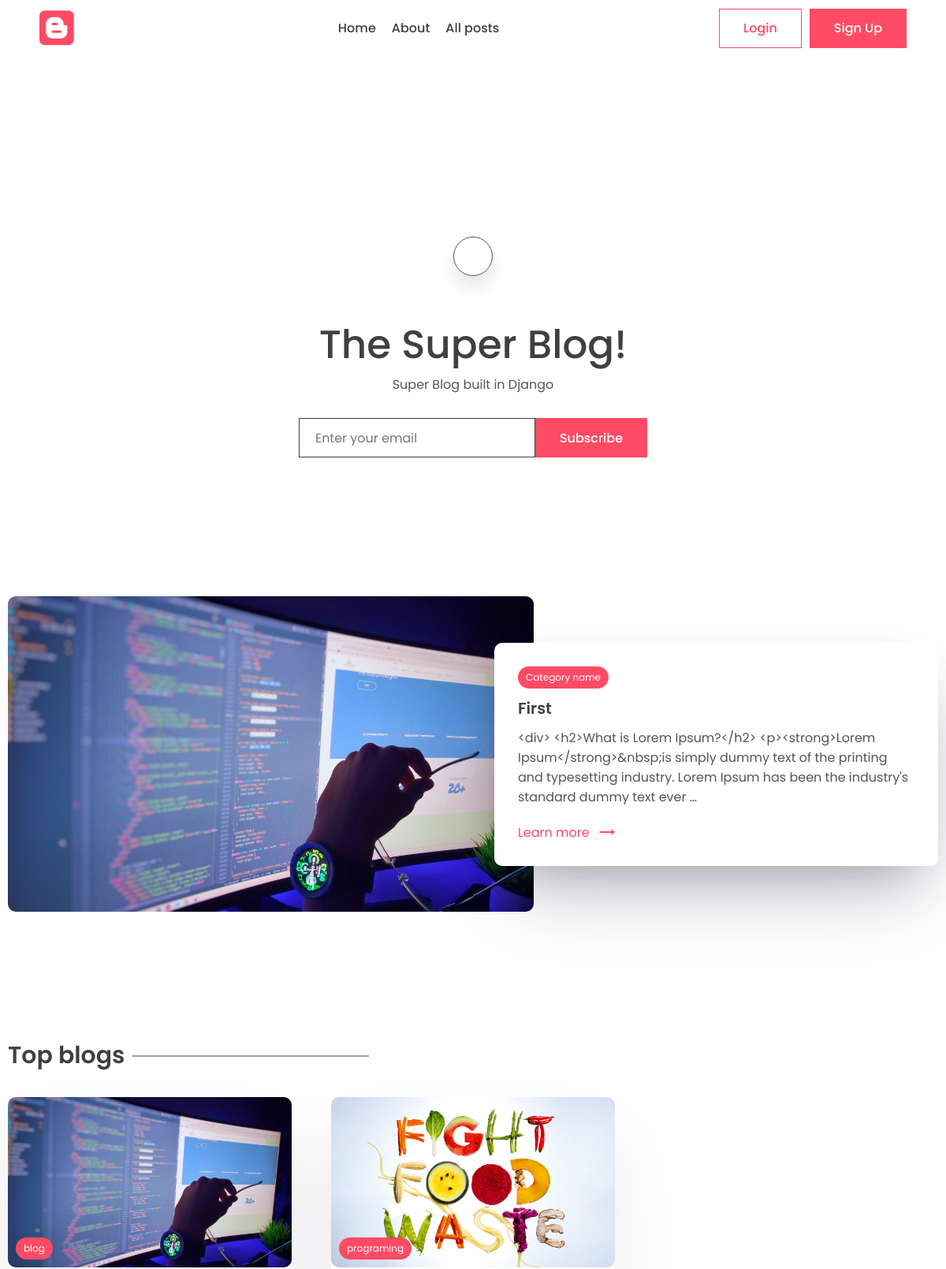
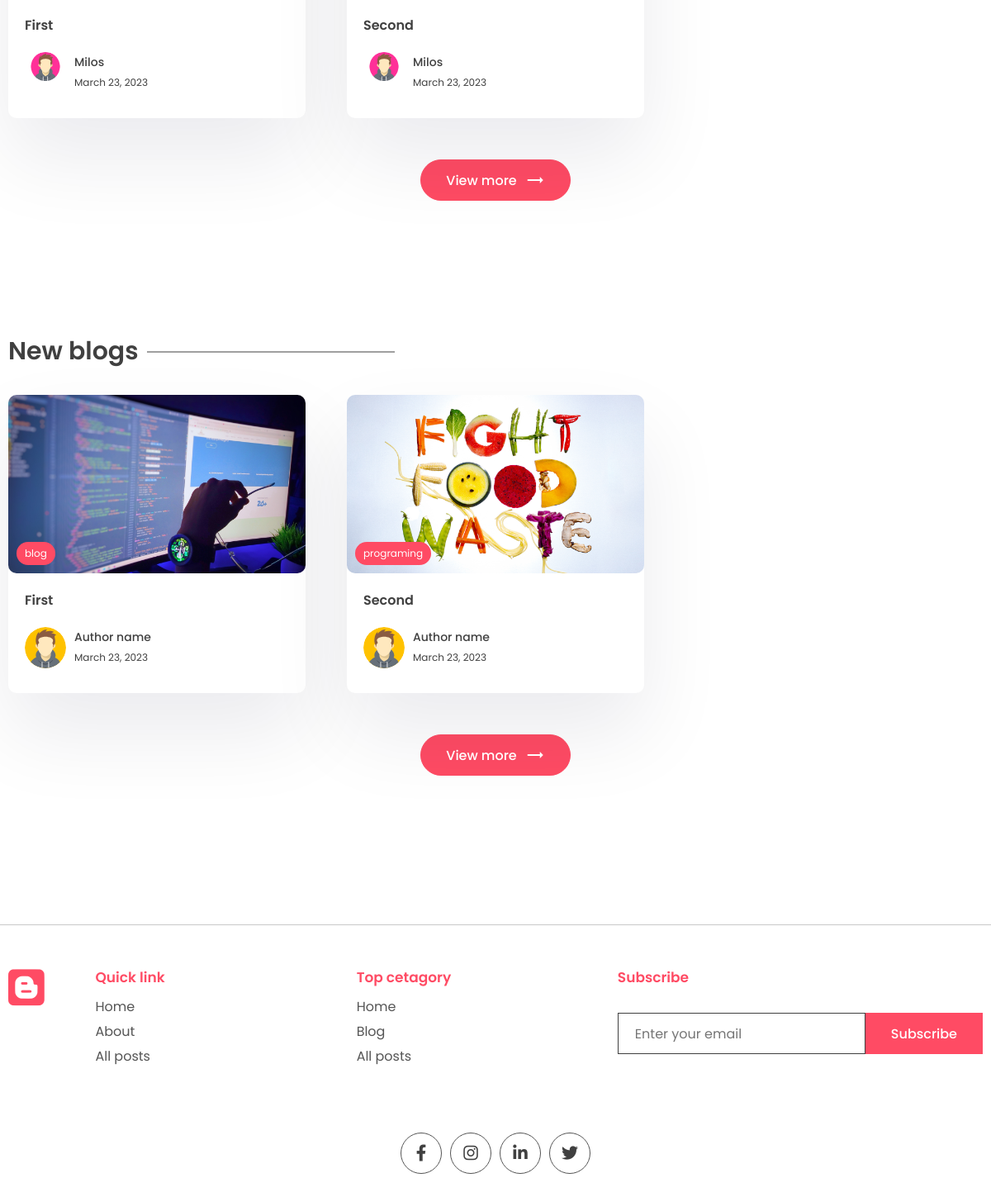
The page / on the database its author committed (2 pictures, top to bottom).
### app/models.py (models this page shows, shortened)
class WebsiteMeta(models.Model):
    title = models.CharField(max_length=200)
    description = models.CharField(max_length=500)
    about = models.TextField()

class Post(models.Model):
    title = models.CharField(max_length=200,)
    content = models.TextField()
    last_updated = models.DateTimeField(auto_now=True,)
    slug = models.SlugField(max_length=200, unique=True,)
    image = models.ImageField(null=True, blank=True, upload_to="images/",)
    tags = models.ManyToManyField(Tag, blank=True, related_name='post',)
    view_count = models.IntegerField(null=True, blank=True,)
    is_featured = models.BooleanField(default=False)
    author = models.ForeignKey(
        User, on_delete=models.CASCADE, null=True, blank=True)

class Tag(models.Model):
    name = models.CharField(max_length=100)
    description = models.CharField(max_length=100)
    slug = models.SlugField(max_length=200, unique=True)

class Profile(models.Model):
    user = models.OneToOneField(User, on_delete=models.CASCADE)
    profile_image = models.ImageField(
        null=True, blank=True, upload_to="images/")
    slug = models.SlugField(max_length=200, unique=True)
    bio = models.CharField(max_length=200)

### app/views.py (the view, shortened to what this page needs)
# urls.py: path("", views.index, name="index"),
def index(request):
    posts = Post.objects.all()
    top_posts = Post.objects.all().order_by('-view_count')[0:3]
    recent_posts = Post.objects.all().order_by('-last_updated')[0:3]
    featured_blog = Post.objects.filter(is_featured=True)
    subscribe_form = SubscribeForm()
    subscribe_message = ''
    website_info = None
    if WebsiteMeta.objects.all().exists():
        website_info = WebsiteMeta.objects.all()[0]
    if featured_blog:
        featured_blog = featured_blog[0]
    context = {
        'posts': posts,
        'top_posts': top_posts,
        'recent_posts': recent_posts,
        'subscribe_form': subscribe_form,
        'subscribe_message': subscribe_message,
        'featured_blog': featured_blog,
        'website_info': website_info,
    }
    return render(request, 'app/index.html', context)

### app/forms.py
class SubscribeForm(forms.ModelForm):
    class Meta:
        model = Subscribe
        fields = '__all__'
        labels = {
            'email': _(''),
        }
    def __init__(self, *args, **kwargs):
        super().__init__(*args, **kwargs)
        self.fields['email'].widget.attrs['placeholder'] = 'Enter your email'

### app/templates/app/index.html (shortened to what this page needs)
{% extends 'base.html' %}
{% load static %}
{% block content %}
    <main class="sp">
        <div class="container">
            <center>
                <div class="search-bar">
                    <a href="{% url 'search' %}" class="animated-search" onclick="searchbar()">
                    </a>
                </div>
                <div class="typo">
                    {% if website_info.title %}
                        <h1 class="title">{{ website_info.title }}</h1>
                    {% else %}
                        <h1 class="title">Website blog title</h1>
                    {% endif %}
                    {% if website_info.description %}
                        <p>{{ website_info.description }}</p>
                    {% else %}
                        <p>
                        Lorem ipsum began as scrambled, nonsensical Latin derived from
                        Cicero's 1st-century BC text De Finibus Bonorum et Malorum.
                        </p>
                    {% endif %}
                </div>
                <div class="newsletter">
                    {% if request.session.subscribed == None %}
                        <form method="POST">
                            {{subscribe_form}}
                            <button class="btn btn-primary">Subscribe</button>
                        </form>
                    {% endif %}
                    <br>
                </div>
            </center>
        </div>
    </main>
    {% if featured_blog %}
    <section class="sp">
        <div class="container">
            <a href="{% url 'post_page' featured_blog.slug %}">
                <div class="grid-2">
                    <div class="post-img">
                        <img src="{{featured_blog.image.url}}" alt="" />
                    </div>
                    <div class="post-content">
                        <div class="cetagory">
                            <p>Category name</p>
                        </div>
                        <h1>
                            {{featured_blog.title}}
                        </h1>
                        <p class="des">
                            {{featured_blog.content|truncatechars:200}}
                        </p>
                        <a class="learn" href="#">Learn more <span class="material-icons"> trending_flat </span></a>
                    </div>
                </div>
            </a>
        </div>
    </section>
    {% endif %}
    <section class="sp">
        <div class="container">
        <h1 class="sec-title">Top blogs</h1>
        <div class="grid-3">
            {% for post in top_posts  %}
                <a href="{% url 'post_page' post.slug %}">
                    <div class="card">
                        <div class="post-img">
                            <img src="{{post.image.url}}" alt="" />
                            <div class="tag">{{post.tags.all.0.name}}</div>
                        </div>
                        <div class="card-content">
                            <h3>
                                {{post.title}}
                            </h3>
                            <div class="author">
                                <div class="profile-pic">
                                    <img src="{{post.author.profile.profile_image.url}}" alt="" />
                                </div>
                                <div class="details">
                                    <p>{{post.author.first_name}}</p>
                                    <small>{{post.last_updated|date}}</small>
                                </div>
                            </div>
                        </div>
                    </div>
                </a>
            {% endfor %}
        </div>
            <center>
                <a href="">
                    <button class="btn btn-primary rounded view"> View more
                    <span class="material-icons"> trending_flat </span>
                </button>
                </a>
            </center>
        </div>
    </section>
    <section class="sp">
        <div class="container">
        <h1 class="sec-title">New blogs</h1>
        <div class="grid-3">
            {% for post in recent_posts %}
                <a href="{% url 'post_page' post.slug %}">
                    <div class="card">
                        <div class="post-img">
                            <img src="{{post.image.url}}" alt="" />
                            <div class="tag">{{post.tags.all.0.name}}</div>
                        </div>
                        <div class="card-content">
                            <h3>
                                {{post.title}}
                            </h3>
                            <div class="author">
                                <div class="profile-pic">
                                    <img src="images/author.svg" alt="" />
                                </div>
                                <div class="details">
                                    <p>Author name</p>
                                    <small>{{post.last_updated|date}}</small>
                                </div>
                            </div>
                        </div>
                    </div>
                </a>
            {% endfor %}
        </div>
        <center>
            <a href=""><button class="btn btn-primary rounded view">
            View more <span class="material-icons"> trending_flat </span>
            </button></a>
        </center>
        </div>
    </section>
{% endblock content %}

### templates/base.html (shortened to what this page needs)
{% load static %}
<!DOCTYPE html>
<html lang="en">
  <head>
    <link rel="stylesheet" href="{% static 'app/style.css' %}" />
    <link
      rel="stylesheet"
      href="https://unicons.iconscout.com/release/v2.1.6/css/unicons.css"
    />
    <link
      rel="stylesheet"
      href="https://cdnjs.cloudflare.com/ajax/libs/font-awesome/6.1.1/css/all.min.css"
    />
  </head>
  <body>
    <header>
      <div class="container container-fluid">
        <a class="logo" href="{% url 'index' %}">
          <i class="fa-brands fa-blogger"></i>
        </a>
        <div class="links">
          <a href="{% url 'index' %}">Home</a>
          <a href="{% url 'about' %}">About</a>
          <a href="#">All posts</a>
        </div>
        <div class="action-btn">
          <a href="pages/login.html"
            ><button class="btn btn-scoundary">Login</button></a
          >
          <a href="pages/signup.html">
            <button class="btn btn-primary">Sign Up</button></a
          >
        </div>
      </div>
    </header>
    <main>
    {% block content %}
    {% endblock content %}
    </main>
    <footer>
      <div class="container">
        <div class="grid-4">
          <div class="logo f-logo">
            <i class="fa-brands fa-blogger"></i>
          </div>
          <div class="link">
            <h2>Quick link</h2>
            <div class="q-link">
              <a href="{% url 'index' %}">Home</a>
              <a href="{% url 'about' %}">About</a>
              <a href="#">All posts</a>
            </div>
          </div>
          <div class="link">
            <h2>Top cetagory</h2>
            <div class="q-link">
              <a href="#">Home</a>
              <a href="#">Blog</a>
              <a href="#">All posts</a>
            </div>
          </div>
          <div class="news-signup">
            <h2>Subscribe</h2>
            <div class="newsletter">
              <form method="POST">
                <input
                  type="email"
                  name="email"
                  maxlength="100"
                  placeholder="Enter your email"
                  required=""
                  id="id_email"
                />
                <button class="btn btn-primary">Subscribe</button>
              </form>
            </div>
          </div>
        </div>
        <div class="share">
          <div class="social">
            <a href="#">
              <i class="fa-brands fa-facebook-f"></i>
            </a>
            <a href="#">
              <i class="fa-brands fa-instagram"></i>
            </a>
            <a href="#">
              <i class="fa-brands fa-linkedin-in"></i>
            </a>
            <a href="#">
              <i class="fa-brands fa-twitter"></i>
            </a>
          </div>
        </div>
      </div>
    </footer>
  </body>
</html>

### rows shown on the page
WebsiteMeta: title "The Super Blog!", description "Super Blog built in Django"
Post: image (picture), title "First", content "<div> <h2>What is Lorem Ipsum?</h2> <p><strong>Lorem Ipsum</strong>&nbsp;is simply dummy text of the printing and typesetting industry. Lorem Ipsum has been the industry's standard dummy text ever …", tags.all.0.name "blog", author.profile.profile_image (picture), author.first_name "Milos", last_updated "March 23, 2023"
Post: image (picture), tags.all.0.name "programing", title "Second", author.profile.profile_image (picture), author.first_name "Milos", last_updated "March 23, 2023"
